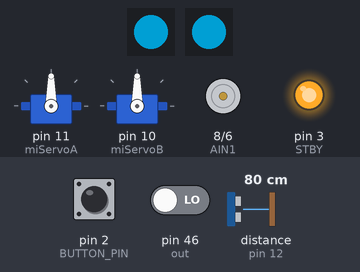
Recording of a sketch running on a simulated Arduino Mega 2560, built with avr-gcc and run on an emulated ATmega2560. On the bench: 2 × servo, 2 × 1 RGB LEDs in strip order, left to right, direction and speed pins drawn as motors (green arrow = direction pin HIGH = forward, orange = LOW = backward, longer = more drive, stopped while the standby pin is LOW), output pins drawn as LEDs (lit = HIGH). Dashed ring = blinking. The inputs (shaded band) are chosen by the test bench; at power-on: pin 2 (BUTTON_PIN) HIGH, distance to the obstacle (sensor on pin 12) 80 cm, pin 46 (out) LOW. The echo pulse lasts 58.3 µs per cm; dim RGB values are drawn brighter than linear; pins used as bus, display or sensor lines are not drawn; what the sketch prints to the serial monitor is not drawn.

Above: at 1.2 s.
1.3 s: pin 2 (BUTTON_PIN) pulled LOW for 0.15 s
At 2.4 s:
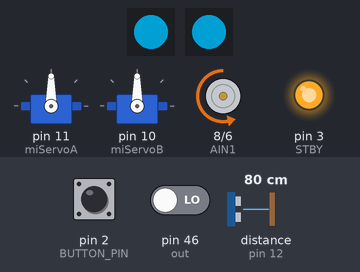
5.9 s: distance to the obstacle (sensor on pin 12) set to 27 cm
At 7.87 s:
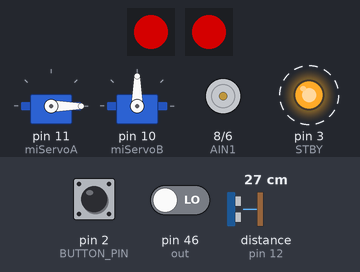
8.9 s: distance to the obstacle (sensor on pin 12) set to 31 cm
At 10.2 s:
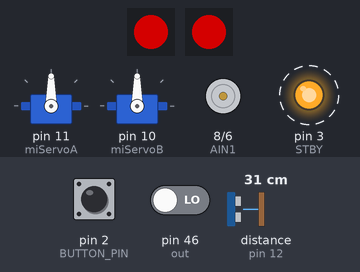
14.3 s: distance to the obstacle (sensor on pin 12) set to 35 cm
Timing chart, 0 to 17.7 s (numbered marks = the images above; inputs shaded):
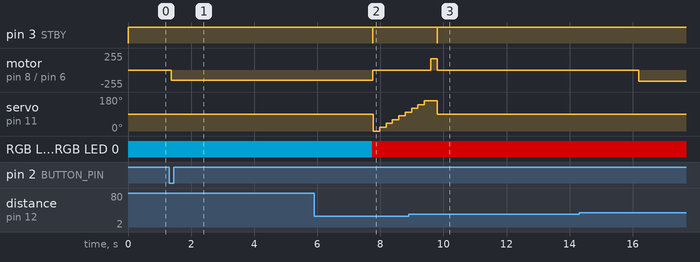

The sketch:

Fase7_c_digo_todo_interruptor.ino
```cpp
int PWMA =6;      // Velocidad motores derecha
int AIN1 =8;     // Dirección motores derecha
int STBY =3;      // Stand-by del puente
int VELOCIDAD =150;   // Velocidad de ensayo (0-255)
#include <Servo.h> // encargada de la abstracción de la Modulación por ancho de pulsos.
Servo miServoA; // Objeto encargado de administrar todas las órdenes a través de él
Servo miServoB; //Mueve al motor ultrasónico
//Servo panServo;// pin 10
//Servo dirServo; //pin 11
int TRIG_PIN = 13;     // Pin que envía el pulso
int ECHO_PIN = 12;     // Pin que recibe el eco
long TIMEOUT_US = 30000UL; // 30 ms → ~5 m
/* Ángulos de barrido del sensor (0 170°) */
const int MIN_PAN = 0;
const int MAX_PAN = 170;
const int STEP_PAN = 20;
/* ---------- Constantes de control ---------- */
int SPEED_FWD  = 190;   // 0 255
const int SPEED_REV  = 170;   // retroceso lento
const unsigned int SAFE_DIST = 30;   // cm
const unsigned long SCAN_DELAY = 50;  // milisegundos entre mediciones
/* Ángulos de dirección (ajusta a tu mecánica) */
const int CENTER_DIR = 90;
const int LEFT_DIR   = 150;
const int RIGHT_DIR  = 30;
// Define color sensor pins
const int  s0= 38;
const int  s1= 40;
const int  s2= 42;
const int  s3= 44;
const int  out= 46;

// Variables for Color Pulse Width Measurements
int rojo = 0;
int verde = 0;
int azul = 0;


#include <FastLED.h>
#define NUM_LEDS 1
#define DATA_PIN 4
#define CLOCK_PIN 13
#define BUTTON_PIN   2
#define BRIGHTNESS   128
#define DEBOUNCE_MS  60
CRGB leds[NUM_LEDS];
int pulsadorPin = 2;
int valorPulsador =0;

// Estados: 0 = Rojo, 1 = Naranja, 2 = Verde
int estado = 0;
bool iniciado = false;           // ¿ya se oprimió al menos una vez?

// Variables para lectura y antirrebote
int valorAnterior = HIGH;        // última lectura cruda
unsigned long tCambio = 0;       // tiempo de último cambio crudo
bool presionadoEstable = false;  // lectura estable actual (true = presionado)
bool presionadoPrev = false;     // lectura estable anterior

void setup() {
    Serial.begin(9600);
  pinMode(s0,OUTPUT);
  pinMode(s1,OUTPUT);
  pinMode(s2,OUTPUT);
  pinMode(s3,OUTPUT);
  pinMode(out,INPUT);
  digitalWrite(s0,HIGH);
  digitalWrite(s1,HIGH);

   miServoA.attach(11); // Pin 10 o Pin 11.
   miServoB.attach(10); // Mueve al motor ultrasónico
   Serial.begin(9600);
   pinMode(PWMA, OUTPUT);
   pinMode(AIN1, OUTPUT);
   pinMode(STBY, OUTPUT);
   digitalWrite(STBY, HIGH);  // Activa el TB6612
   miServoA.write(90);
   miServoB.write(90);
   Serial.println("===== Test de motores iniciado =====");
   pinMode(TRIG_PIN, OUTPUT);
   pinMode(ECHO_PIN, INPUT);
   digitalWrite(TRIG_PIN, LOW);          // Asegura nivel bajo inicial
   Serial.println("HC-SR04 listo…");


   FastLED.addLeds<NEOPIXEL,DATA_PIN>(leds, NUM_LEDS);
   //Activamos los pines de entrada y salida
 pinMode(pulsadorPin, INPUT);

  Serial.begin(9600);
  FastLED.addLeds<NEOPIXEL, DATA_PIN>(leds, NUM_LEDS);
  FastLED.setBrightness(BRIGHTNESS);

  pinMode(BUTTON_PIN, INPUT_PULLUP);  // botón a GND (pulsado = LOW)

  // Estado inicial: no se ha oprimido → azul
  leds[0] = CRGB::DeepSkyBlue;
  FastLED.show();
  Serial.println("esperando accion");
}

void loop() {
  // -------- Lectura con antirrebote (debounce) --------
  int lectura = digitalRead(BUTTON_PIN);

  if (lectura != valorAnterior) {          // cambio "bruto"
    tCambio = millis();
    valorAnterior = lectura;
  }

  if ((millis() - tCambio) > DEBOUNCE_MS) {
    // Fijar lectura estable (con INPUT_PULLUP, LOW = presionado)
    if (lectura == LOW) {
      presionadoEstable = true;
    } else {
      presionadoEstable = false;
    }

    // -------- Logs estilo solicitado con if (valorPulsador == HIGH) / else --------
    // (Imprime solo cuando cambia el estado estable para no saturar el puerto serie)
    if (presionadoEstable != presionadoPrev) {
      valorPulsador = lectura;            // reflejar lectura cruda
      if (valorPulsador == HIGH) {
        Serial.println(" esperando accion");
      } else {
        Serial.println(" pulsado");
      }
    }

    // -------- Detección de flanco (avanza solo una vez por pulsación) --------
    if (presionadoEstable == true && presionadoPrev == false) {
      if (iniciado == false) {
        iniciado = true;      // primera pulsación: entra al estado 0 (rojo)
        estado = 0;
      } else {
        estado = (estado + 1) % 3;   // 0→1→2→0...
      }
    }

    presionadoPrev = presionadoEstable;
  }

  // -------- Salida de color usando SOLO if/else --------
  if (iniciado == false) {
    // Aún no se ha oprimido: azul
    leds[0] = CRGB::DeepSkyBlue;
  } else {
    if (estado == 0) {
      leds[0] = CRGB::Red;        // Estado 1: rojo
      todo();
    } else {
      if (estado == 1) {
        leds[0] = CRGB::Orange;   // Estado 2: naranja
      } else {
        leds[0] = CRGB::Green;    // Estado 3: verde
      }
    }
  }

  FastLED.show();

}


   void color()
{
  digitalWrite(s2, LOW);
  digitalWrite(s3, LOW);
  rojo = pulseIn(out, digitalRead(out) == HIGH ? LOW : HIGH);
  digitalWrite(s3, HIGH);
  azul = pulseIn(out, digitalRead(out) == HIGH ? LOW : HIGH);
  digitalWrite(s2, HIGH);
  verde = pulseIn(out, digitalRead(out) == HIGH ? LOW : HIGH);
}


// Función  de control Adelante motores del lado izquierdo
void adelanteMD(int VELOCIDAD)
{
 analogWrite(PWMA, VELOCIDAD);
 digitalWrite(AIN1, HIGH);
}
// Función de control  Atras motores del lado izquierdo
void atrasMD(int SPEED_FWD)
{
 analogWrite(PWMA, VELOCIDAD);
 digitalWrite(AIN1, LOW);
}

void detener() {
  analogWrite(PWMA, 0);
  digitalWrite(STBY, LOW);      // Desactiva brevemente el puente
  delay(10);
  digitalWrite(STBY, HIGH);
  Serial.println(F("Motores detenidos"));
}


// Function to read Red Pulse Widths
int getrojo() {
  // Set sensor to read Red only
  digitalWrite(s2,LOW);
  digitalWrite(s3,LOW);
  // Define integer to represent Pulse Width
  int PW;
  // Read the output Pulse Width
  PW = pulseIn(out, LOW);
  // Return the value
  return PW;
}

// Function to read Green Pulse Widths
int getverde() {
  // Set sensor to read Green only
  digitalWrite(s2,HIGH);
  digitalWrite(s3,HIGH);
  // Define integer to represent Pulse Width
  int PW;
  // Read the output Pulse Width
  PW = pulseIn(out, LOW);
  // Return the value
  return PW;
}

// Function to read Blue Pulse Widths
int getazul() {
  // Set sensor to read Blue only
  digitalWrite(s2,LOW);
  digitalWrite(s3,HIGH);
  // Define integer to represent Pulse Width
  int PW;
  // Read the output Pulse Width
  PW = pulseIn(out, LOW);
  // Return the value
  return PW;
}
float medirDistanciaCm(int trigPin, int echoPin) {
  /* 1. Pulso de disparo: 10 µs en alto */
  digitalWrite(trigPin, LOW);
  delayMicroseconds(2);
  digitalWrite(trigPin, HIGH);
  delayMicroseconds(10);
  digitalWrite(trigPin, LOW);
  /* 2. Duración del eco con control de tiempo máximo */
  long dur = pulseIn(echoPin, HIGH, TIMEOUT_US);
  if (dur == 0) return -1.0;            // Sin eco → error/rango excedido
  /* 3. Conversión a cm (velocidad del sonido ~343 m/s a 20 °C) */
  float distancia = dur / 58.0;         // 58 µs ≈ 1 cm
  /* 4. Verificación de límites prácticos */
  if (distancia < 2 || distancia > 400) return -1.0;
  return distancia;
}

/* ---------- Lectura de distancia ---------- */
unsigned int readDistance() {
  digitalWrite(TRIG_PIN, LOW);
  delayMicroseconds(2);
  digitalWrite(TRIG_PIN, HIGH);
  delayMicroseconds(10);
  digitalWrite(TRIG_PIN, LOW);

  unsigned long duration = pulseIn(ECHO_PIN, HIGH, 30000UL); // 30 ms ⇒ ~5 m
  if (duration == 0) return 500; // fuera de rango

  return duration / 58; // μs → cm
}


int scanBestAngle() {
  unsigned int bestDist = 0;
  int bestAngle = 90;

  for (int angle = MIN_PAN; angle <= MAX_PAN; angle += STEP_PAN) {
    miServoA.write(angle);
    delay(150); // tiempo para que el servo llegue y el eco se estabilice
    unsigned int d = readDistance();
    if (d > bestDist) {
      bestDist = d;
      bestAngle = angle;
    }
    delay(SCAN_DELAY);
  }
  return bestAngle; // devuelve el ángulo con más espacio
}
/* ---------- Funciones auxiliares ---------- */
void centerAll() {
  miServoA.write(90);
  miServoB.write(CENTER_DIR);
}


void todo(){
    /* 1. Avance normal */
  miServoB.write(90);
  atrasMD(SPEED_FWD);
  miServoA.write(90); // mirada frontal
  unsigned int d = readDistance();
    if (d < SAFE_DIST) {
    /* 2. Obstáculo detectado */
    detener();
    Serial.print(F("Obstáculo a "));
    Serial.print(d);
    Serial.println(F(" cm → Escanear..."));

        /* 3. Barrido panorámico */
    int bestAngle = scanBestAngle();
    Serial.print(F("Mejor ángulo: "));
    Serial.println(bestAngle);

        /* 4. Toma de decisión */
    if (bestAngle < 70) {                 // zona izquierda
      Serial.println(F("Giro a la derecha"));
      miServoB.write(RIGHT_DIR);
      delay(700);
      atrasMD(SPEED_FWD);
      delay(500);
    }
       if (bestAngle > 110) {                 // zona derecha
      Serial.println(F("Giro a la izquierda"));
      miServoB.write(LEFT_DIR);
      delay(700);
      atrasMD(SPEED_FWD);
      delay(500);
    }
        else {
      /* No hay salida clara: retroceder */
      Serial.println(F("Sin salida → Retroceso"));
      adelanteMD(SPEED_REV);
      delay(200); //originalmente estaba a 500
    }

    /* 5. Reajustar */
    detener();
    centerAll();
  }

  delay(50); // bucle suave
  color();
  Serial.print("   ");
  Serial.print(rojo, DEC);
  Serial.print("   ");
  Serial.print(verde, DEC);
  Serial.print("   ");
  Serial.print(azul, DEC);

  if (rojo < azul && verde > azul && rojo < 35) //35  --88
  {
   Serial.println("   Rojo");
  }
  else if (azul < rojo && azul < verde && verde < rojo)
  {
   Serial.println("   Azul");
  }

  else if (rojo > verde && azul > verde )
  {
   Serial.println("   Verde");
  }
  else{
  Serial.println("  ");
  }
  delay(300);

// Read Red Pulse Width
  rojo = getrojo();
  // Delay to stabilize sensor
  delay(10);

  // Read Green Pulse Width
  verde = getverde();
  // Delay to stabilize sensor
  delay(10);

  // Read Blue Pulse Width
  azul = getazul();
  // Delay to stabilize sensor
  delay(10);

  if (rojo < verde && rojo < azul) {
    Serial.println("Color detected: Red");
    miServoB.write(RIGHT_DIR);
  delay (200);
  } else if (verde < rojo && verde < azul) {
   miServoB.write(LEFT_DIR);
  delay (200);
    Serial.println("Color detected: Green");
  } else {
    Serial.println("Color detected is not Red or Green");
  }

}
```

Measured:
- the behaviour switches between 29 and 30 cm on distance to the obstacle (sensor on pin 12) (found by bisection; images 2 and 3)
- after the input at 1.3 s, motor on pin 8 (AIN1) / pin 6 (PWMA): stopped → backward 150/255 after 0.06 s
- after the input at 5.9 s, pin 3 (STBY): HIGH → LOW after 1.9 s, → HIGH 0.01 s later; motor on pin 8 (AIN1) / pin 6 (PWMA): backward 150/255 → stopped after 1.9 s; servo on pin 11 (miServoA): 90° → 0° after 1.9 s, → 20° 0.20 s later, → 40° 0.20 s later, → 60° 0.20 s later, … (6 changes in this stretch)
- after the input at 8.9 s, servo on pin 10 (miServoB): stays 90° (without the input it goes to 30° after 0.70 s)
